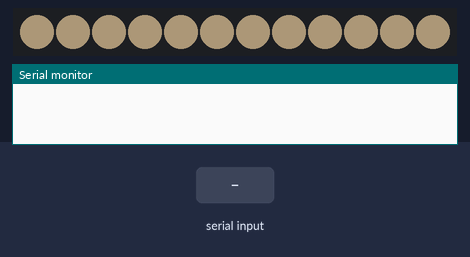
The sketch below on a simulated Arduino Uno, built with avr-gcc and run on an emulated ATmega328P. Shown: 12 RGB LEDs in strip order, left to right, the last lines printed to the serial monitor. The inputs (shaded band) are chosen by the test bench. Dim RGB values are drawn brighter than linear; random numbers use the default seed unless the sketch sets one.

Above: at 1.2 s.
1.3 s: "90,45\n" received over Serial
At 1.55 s:
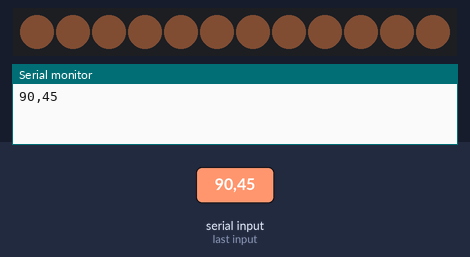
3.3 s: "8" received over Serial
At 4.2 s:
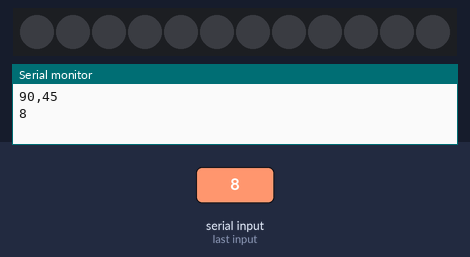
4.8 s: "90\n" received over Serial
At 5.5 s:
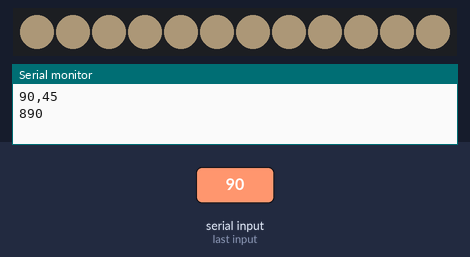
Timing chart, 0 to 7.8 s (numbered marks = the images above; inputs shaded):
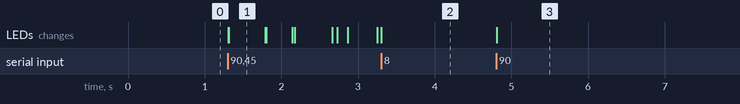

The sketch:

Led12_LE_stop.ino
```cpp
/*
 * Controllo LED adattivo con modalità operative in linea con i comportamenti del polmone di Pneumos
 *
 * Configurazione:
 * - Ring LED NEOPIXEL da 12 elementi
 * - Comunicazione seriale a 9600 baud
 * - Modalità operative: 0-5 con colori e effetti predefiniti
 */

#include <FastLED.h>
#define NUM_LEDS 12
#define DATA_PIN 7

CRGB leds[NUM_LEDS];
CRGB modeColors[6] = {
  CRGB(255, 224, 180).nscale8(70),   // 0 - Bianco calmo (100%)
  CRGB(255, 210, 160).nscale8(65),   // 1 - Bianco caldo (90%)
  CRGB(255, 190, 130).nscale8(60),   // 2 - Ambracalda chiara (75%)
  CRGB(255, 170, 110).nscale8(55),   // 3 - Ambracalda media (60%)
  CRGB(255, 150, 90).nscale8(50),    // 4 - Ambracalda intensa (50%)
  CRGB(255, 150, 90).nscale8(80)     // 5 - Stesso colore del 4 con effetti
};

bool isStopped = false; // Flag per lo stato di stop

// Colore per gli effetti "spenti" (10% luminosità)
const CRGB dimColor = CRGB(255, 150, 90).nscale8(25);

byte currentMode = 0;
byte lastMode = 255;
unsigned long ledEffectUntil[NUM_LEDS] = {0}; // Timer effetti singoli LED
unsigned long fullEffectUntil = 0; // Timer effetto globale
byte brightnessLevels[6] = {180, 160, 130, 100, 80, 60};

void setup() {
  //Serial.begin(115200);
  Serial.begin(9600);
  FastLED.addLeds<NEOPIXEL, DATA_PIN>(leds, NUM_LEDS);
  FastLED.setBrightness(70);
}

void loop() {
  checkSerialInput();

  if(isStopped) {
    fill_solid(leds, NUM_LEDS, CRGB::Black);
    FastLED.show();
    return; // Esci prematuramente dal loop
  }

  if(currentMode != lastMode) {
    changeModeHandler(); // Gestione cambio modalità
    lastMode = currentMode;
  }

  if(currentMode == 5) {
    handleEmergencyEffects(); // Gestione effetti speciali per modalità 5 (respiro di Chaney Stoke)
  }
}

/**
 * Gestione input seriale
 *
 * Accetta valori '0'-'5' via seriale e aggiorna la modalità
 * con il segnale 8, spegne tutto
 */
void checkSerialInput() {
  if(Serial.available() > 0) {
    int input = Serial.read();
    Serial.write(input); // Echo del carattere per verifica connessione in python
    Serial.flush();      // Forza invio immediato

    if(input >= '0' && input <= '5') {
      currentMode = input - '0';
      isStopped = false; // Riattiva i LED
    }
    else if(input >= 0 && input <= 5) {
      currentMode = input;
      isStopped = false; // Riattiva i LED
    }
    else if(input == '8') {
      isStopped = true; // Disattiva i LED
    }
  }
}

/**
 * Gestore cambio modalità
 *
 * Aggiorna il ring LED con i parametri della nuova modalità
 */
void changeModeHandler() {
  FastLED.setBrightness(brightnessLevels[currentMode]);
  fill_solid(leds, NUM_LEDS, modeColors[currentMode]);
  memset(ledEffectUntil, 0, sizeof(ledEffectUntil));
  fullEffectUntil = 0;
  FastLED.show();
}

/**
 * Gestione effetti emergenza (modalità 5) in modalità CS / Aria pessima
 *
 * Genera effetti casuali di tremolio e blackout
 */
void handleEmergencyEffects() {
  unsigned long currentMillis = millis();
  bool updated = false;

  // Effetto tremolio attenuato
  for(int i = 0; i < NUM_LEDS; i++) {
    if(ledEffectUntil[i] != 0 && currentMillis >= ledEffectUntil[i]) {
      leds[i] = modeColors[5]; // Ripristina colore pieno
      ledEffectUntil[i] = 0;
      updated = true;
    }

    if(random(1000) < 40) { // 4% di probabilità
      leds[i] = dimColor;   // Usa il colore attenuato
      ledEffectUntil[i] = currentMillis + random(100, 500); // Durata più lunga
      updated = true;
    }
  }

  // Effetto globale attenuato
  if(fullEffectUntil < currentMillis && random(100) < 15) {
    fill_solid(leds, NUM_LEDS, dimColor);
    FastLED.show();
    delay(random(50, 200)); // Transizione più morbida
    updated = true;
    fullEffectUntil = currentMillis + random(500, 1500); // Blackout più radi
  }

  if(updated) FastLED.show();
}
```

Measured:
- after the input at 1.3 s, the LEDs: first change at once (image 1 shows a later state)
- after the input at 4.8 s, the LEDs: change at once (image 3)
